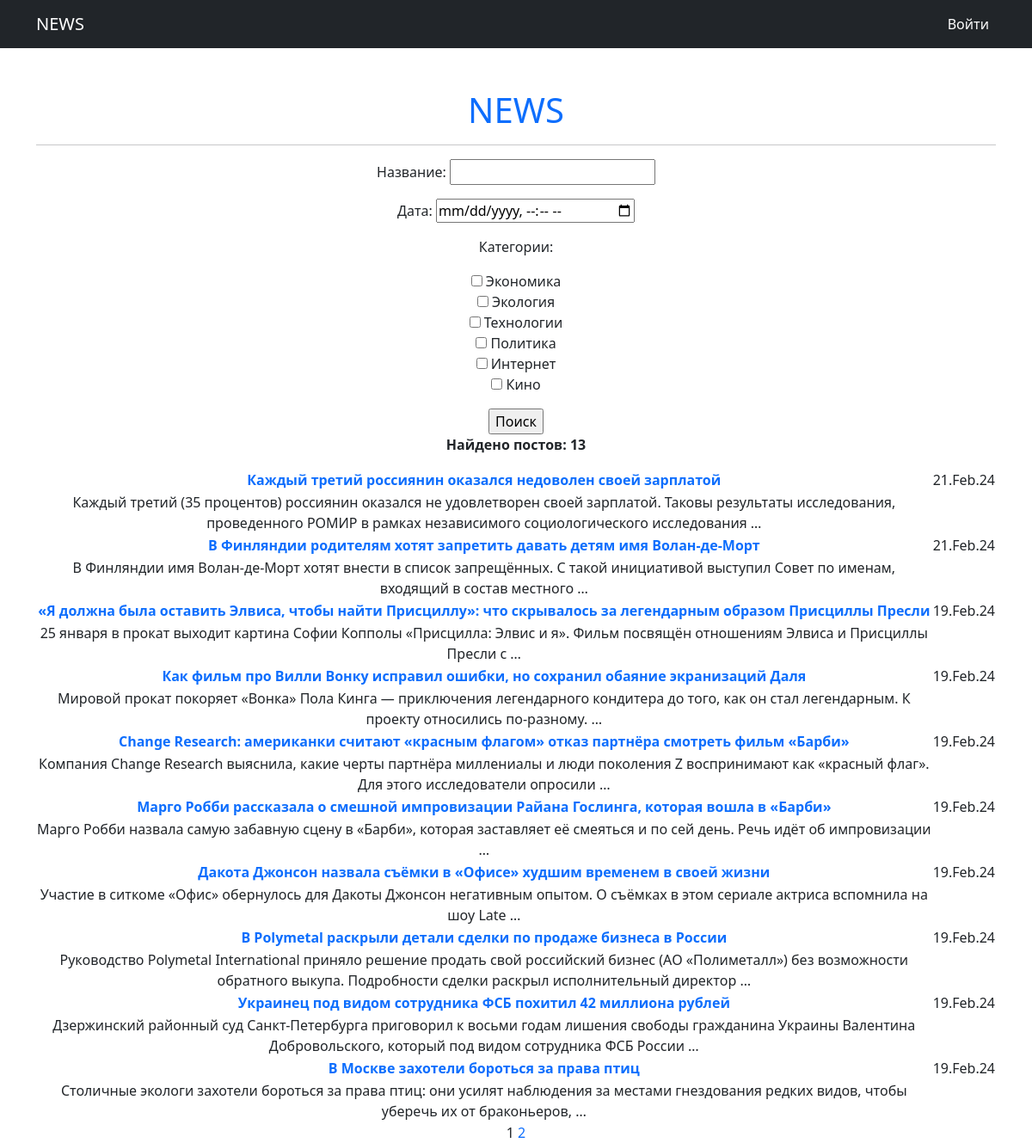
The app's page /news/search/ with its own data.
### news/models.py (models this page shows, shortened)
class Post(models.Model):
    articlePost = 'A'
    newsPost = 'N'
    TYPES = [
        (articlePost, 'Статья'),
        (newsPost, 'Новость')
    ]
    typePost = models.CharField(max_length=2, choices=TYPES, default=newsPost)
    dataPost = models.DateTimeField(auto_now_add=True)
    namePost = models.CharField(max_length=255)
    textPost = models.TextField()
    ratingPost = models.IntegerField(default=0)
    author = models.ForeignKey(Author, on_delete=models.CASCADE)
    category = models.ManyToManyField(Category, through='PostCategory')

### news/views.py (the view)
# urls.py: path('search/', PostSearch.as_view(), name='search_results'),
class PostSearch(ListView):
    model = Post
    ordering = '-dataPost'
    template_name = 'news_search.html'
    context_object_name = 'news_search'
    paginate_by = 10
    def get_queryset(self):
        queryset = super().get_queryset()
        self.filterset = PostFilter(self.request.GET, queryset)
        return self.filterset.qs
    def get_context_data(self, **kwargs):
        context = super().get_context_data()
        context['filterset'] = self.filterset
        context['filter_post'] = self.filterset.qs.count()
        return context

### news/models.py (called while the page is built)
    def __str__(self):
        return self.subject

### news/templatetags/custom_filters.py (called while the page is built)
@register.filter()
def censor(value):
    if isinstance(value, str):
        for i in CENSOR_WORDS:
            value = value.replace(i[1:], '*' * len(i[1:]))
        return value
    else:
        raise ValueError('Переменная не строкового типа сорри')

### news/templatetags/custom_tags.py (called while the page is built)
@register.simple_tag(takes_context=True)
def url_replace(context, **kwargs):
    d = context['request'].GET.copy()
    for k, v in kwargs.items():
        d[k] = v
    return d.urlencode()

### templates/news_search.html (shortened to what this page needs)
{% extends 'flatpages/default.html' %}
{% load custom_filters %}
{% load custom_tags %}
{% block content %}
    <form action="" method="get">
        {{ filterset.form.as_p }}
        <input type="submit" value="Поиск">
    </form>
    {% if news_search %}
    <b><p>Найдено постов: {{ filter_post }}</p></b>
        <table>
            {% for newlist in news_search %}
            <tr>
                <td>
                    <a href="{{ newlist.pk }}">
                    <b>{{ newlist.namePost|censor }}</b></a>
                </td>
                <td>
                    {{ newlist.dataPost|date:'d.M.y' }}
                </td>
            </tr>
            <tr>
                <td>
                    {{ newlist.textPost|truncatewords:20|censor }}
                </td>
            </tr>
            {% endfor %}
        </table>
    {% else %}
        <h2>Постов нет :(</h2>
    {% endif %}
    {{ page_obj.number }}
    {% if page_obj.has_next %}
        <a href="?{% url_replace page=page_obj.next_page_number %}">{{page_obj.next_page_number}}</a>
    {% endif %}
{% endblock content %}

### records on screen
Post: namePost|censor "Каждый третий россиянин оказался недоволен своей зарплатой", dataPost "21.Feb.24", textPost|censor "Каждый третий (35 процентов) россиянин оказался не удовлетворен своей зарплатой. Таковы результаты исследования, проведенного РОМИР в рамках независимого социологического исследования …"
Post: namePost|censor "В Финляндии родителям хотят запретить давать детям имя Волан-де-Морт", dataPost "21.Feb.24", textPost|censor "В Финляндии имя Волан-де-Морт хотят внести в список запрещённых. С такой инициативой выступил Совет по именам, входящий в состав местного …"
Post: namePost|censor "«Я должна была оставить Элвиса, чтобы найти Присциллу»: что скрывалось за легендарным образом Присциллы Пресли", dataPost "19.Feb.24", textPost|censor "25 января в прокат выходит картина Софии Копполы «Присцилла: Элвис и я». Фильм посвящён отношениям Элвиса и Присциллы Пресли с …"
Post: namePost|censor "Как фильм про Вилли Вонку исправил ошибки, но сохранил обаяние экранизаций Даля", dataPost "19.Feb.24", textPost|censor "Мировой прокат покоряет «Вонка» Пола Кинга — приключения легендарного кондитера до того, как он стал легендарным. К проекту относились по-разному. …"
Post: namePost|censor "Change Research: американки считают «красным флагом» отказ партнёра смотреть фильм «Барби»", dataPost "19.Feb.24", textPost|censor "Компания Change Research выяснила, какие черты партнёра миллениалы и люди поколения Z воспринимают как «красный флаг». Для этого исследователи опросили …"
Post: namePost|censor "Марго Робби рассказала о смешной импровизации Райана Гослинга, которая вошла в «Барби»", dataPost "19.Feb.24", textPost|censor "Марго Робби назвала самую забавную сцену в «Барби», которая заставляет её смеяться и по сей день. Речь идёт об импровизации …"
Post: namePost|censor "Дакота Джонсон назвала съёмки в «Офисе» худшим временем в своей жизни", dataPost "19.Feb.24", textPost|censor "Участие в ситкоме «Офис» обернулось для Дакоты Джонсон негативным опытом. О съёмках в этом сериале актриса вспомнила на шоу Late …"
Post: namePost|censor "В Polymetal раскрыли детали сделки по продаже бизнеса в России", dataPost "19.Feb.24", textPost|censor "Руководство Polymetal International приняло решение продать свой российский бизнес (АО «Полиметалл») без возможности обратного выкупа. Подробности сделки раскрыл исполнительный директор …"
Post: namePost|censor "Украинец под видом сотрудника ФСБ похитил 42 миллиона рублей", dataPost "19.Feb.24", textPost|censor "Дзержинский районный суд Санкт-Петербурга приговорил к восьми годам лишения свободы гражданина Украины Валентина Добровольского, который под видом сотрудника ФСБ России …"
Post: namePost|censor "В Москве захотели бороться за права птиц", dataPost "19.Feb.24", textPost|censor "Столичные экологи захотели бороться за права птиц: они усилят наблюдения за местами гнездования редких видов, чтобы уберечь их от браконьеров, …"

### other values on screen
{{ filter_post }} "13"
{{ page_obj.number }} "1"
{{ page_obj.next_page_number }} "2"
